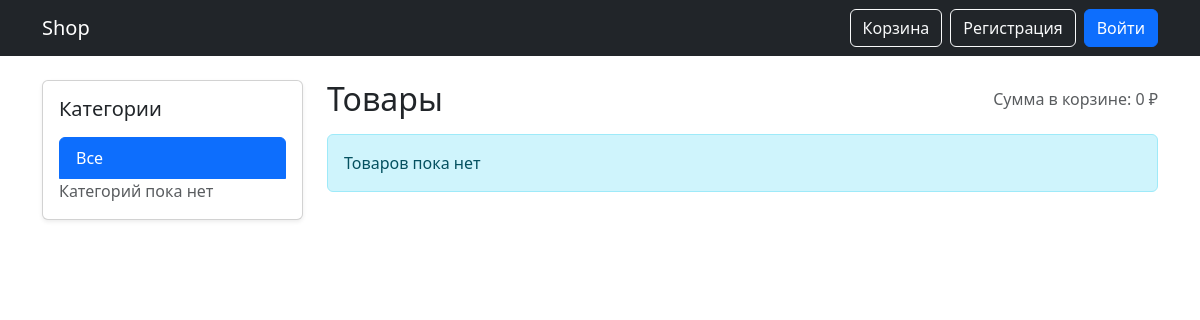
/, run on an earlier commit of the app's database.
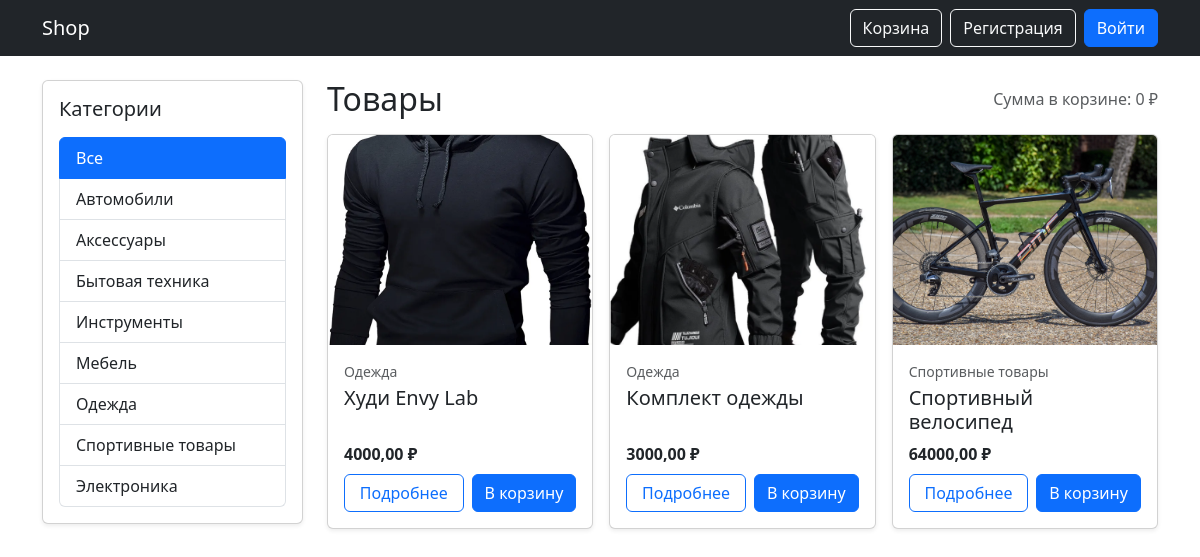
And on a later commit of the database.
### shop/models.py (models this page shows, shortened)
class Category(models.Model):
    name = models.CharField("Название", max_length=120)
    slug = models.SlugField("Слаг (для URL)", max_length=140, unique=True)
    class Meta:
        verbose_name = "Категория"
        verbose_name_plural = "Категории"
        ordering = ["name"]

class Product(models.Model):
    author = models.ForeignKey(
        settings.AUTH_USER_MODEL,
        on_delete=models.CASCADE,
        related_name="products",
        null=True,
        blank=True,
        verbose_name="Автор",
    )
    category = models.ForeignKey(
        Category,
        on_delete=models.PROTECT,
        related_name="products",
        verbose_name="Категория",
    )
    name = models.CharField("Название", max_length=200)
    description = models.TextField("Описание", blank=True)
    price = models.DecimalField("Цена", max_digits=10, decimal_places=2)
    image = models.ImageField("Изображение", upload_to="products/", blank=True)
    created_at = models.DateTimeField("Создан", auto_now_add=True)
    class Meta:
        verbose_name = "Товар"
        verbose_name_plural = "Товары"
        ordering = ["-created_at"]
    @property
    def cover(self):
        first = self.images.first()
        if first:
            return first.image
        if self.image:
            return self.image
        return None

### shop/views.py (the view)
# urls.py: path("", views.index, name="index"),
@beartype
def index(request: HttpRequest) -> HttpResponse:
    categories: QuerySet[Category] = Category.objects.all()
    products: QuerySet[Product] = (
        Product.objects.all().select_related("category").prefetch_related("images")
    )
    category_slug = request.GET.get("category")
    if category_slug:
        products = products.filter(category__slug=category_slug)
    context = {
        "categories": categories,
        "products": products,
        "selected_category": category_slug,
        "cart_total": cart_total(request),
    }
    return render(request, "index.html", context)

### shop/cart.py (called while the page is built, shortened)
@beartype
def _get_session_cart(request: HttpRequest) -> CartSession:
    cart = request.session.get("cart")
    if not isinstance(cart, dict):
        cart = {}
        request.session["cart"] = cart
    return cart

@beartype
def cart_lines(request: HttpRequest) -> list[CartLine]:
    cart = _get_session_cart(request)
    product_ids: list[int] = [int(k) for k in cart.keys()]
    products = Product.objects.filter(id__in=product_ids)
    product_map = {p.id: p for p in products}
    lines: list[CartLine] = []
    return lines

@beartype
def cart_total(request: HttpRequest) -> Decimal:
    total = Decimal("0")
    for line in cart_lines(request):
        total += line.total_price
    return total

### templates/index.html (shortened to what this page needs)
{% extends 'base.html' %}
{% block content %}
  <div class="row g-4">
    <div class="col-12 col-lg-3">
      <div class="card shadow-sm">
        <div class="card-body">
          <h5 class="card-title mb-3">Категории</h5>
          <div class="list-group">
            <a
              class="list-group-item list-group-item-action {% if not selected_category %}active{% endif %}"
              href="{% url 'index' %}"
            >
              Все
            </a>
            {% for c in categories %}
              <a
                class="list-group-item list-group-item-action {% if selected_category == c.slug %}active{% endif %}"
                href="{% url 'index' %}?category={{ c.slug }}"
              >
                {{ c.name }}
              </a>
            {% empty %}
              <div class="text-muted">Категорий пока нет</div>
            {% endfor %}
          </div>
        </div>
      </div>
    </div>
    <div class="col-12 col-lg-9">
      <div class="d-flex justify-content-between align-items-center mb-3">
        <h2 class="mb-0">Товары</h2>
        <div class="text-muted">Сумма в корзине: {{ cart_total }} ₽</div>
      </div>
      <div class="row g-3">
        {% for p in products %}
          <div class="col-12 col-md-6 col-xl-4">
            <div class="card h-100 shadow-sm">
              {% if p.cover %}
                <img class="card-img-top object-cover" src="{{ p.cover.url }}" alt="{{ p.name }}" />
              {% endif %}
              <div class="card-body d-flex flex-column">
                <div class="small text-muted mb-1">{{ p.category.name }}</div>
                <h5 class="card-title">{{ p.name }}</h5>
                <div class="mt-auto">
                  <div class="fw-bold mb-2">{{ p.price }} ₽</div>
                  <div class="d-flex gap-2">
                    <a class="btn btn-outline-primary w-100" href="{% url 'product_detail' p.id %}">
                      Подробнее
                    </a>
                    <form method="post" action="{% url 'cart_add' p.id %}">
                      <button class="btn btn-primary text-nowrap" style="white-space: nowrap;" type="submit">В корзину</button>
                    </form>
                  </div>
                </div>
              </div>
            </div>
          </div>
        {% empty %}
          <div class="col-12">
            <div class="alert alert-info mb-0">Товаров пока нет</div>
          </div>
        {% endfor %}
      </div>
    </div>
  </div>
{% endblock %}

What changed in the data, as far as the page shows it:
added Category: name "Автомобили"
added Category: name "Аксессуары"
added Category: name "Бытовая техника"
added Category: name "Инструменты"
added Category: name "Мебель"
added Category: name "Одежда"
added Category: name "Спортивные товары"
added Category: name "Электроника"
added Product: shows a picture, category.name "Одежда", name "Худи Envy Lab", price "4000,00"
added Product: shows a picture, category.name "Одежда", name "Комплект одежды", price "3000,00"
added Product: shows a picture, category.name "Спортивные товары", name "Спортивный велосипед", price "64000,00"
Also different on the page:
text no longer shown: "Категорий пока нет Товаров пока нет"
